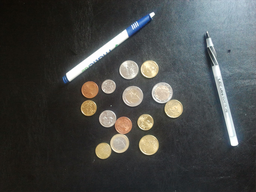
#> input picture ps1_python/input/ps1-input1.png, 256 x 192 px, shrunk from 683 x 512 before the run
$ python ps1_5.py
#> lines starting #> are read from the running program, lines starting #| are printed output that depends on the picture; after the words box and inside, x2 and y2 are one past the last pixel; in counts of white or black regions, pixels touching at a corner belong together
### ps1_python/hough_circles_acc.py
import numpy as np
import cv2
import math
from hough_peaks import *

def hough_circles_acc(img, radius=1):
    r = radius
    theta = 10

    a_max = img.shape[0]
    b_max = img.shape[1]
    H = np.zeros((a_max, b_max), np.uint8)

    for x in range(img.shape[0]):
        for y in range(img.shape[1]):
            val = img[x, y]
            if val > 0:
                for a in range(img.shape[0]):
                    if math.fabs(x-a) < r:
                        temp = math.pow(r, 2) - math.pow((x-a), 2)
                        #print(temp)
                        b = y - math.sqrt(temp)
                        b_int = round(b)
                        if 0 < b_int < img.shape[1]:
                            H[a, int(b_int)] += 1

                        b = y + math.sqrt(temp)
                        b_int = round(b)
                        if 0 < b_int < img.shape[1]:
                            H[a, int(b_int)] += 1

                # [8 lines of commented-out code are left out]

    return H


def find_circles(img_edges, radii = [20, 30]):
    rad = np.arange(radii[0], radii[1]+1, 1)

    peaks = 10
    centers = np.zeros((len(rad) * peaks, 2))
    radius = np.zeros((len(rad) * peaks))
    #print(centers)
    for i in range(len(rad)):
        H = hough_circles_acc(img_edges, rad[i])
        center_temp = hough_peaks(H, peaks)

        #print(center_temp.shape)
        centers[i*peaks: (i+1)*peaks, :] = center_temp
        radius[i*peaks: (i+1)*peaks] = np.full(peaks, rad[i])
    return centers, radius

### ps1_python/hough_peaks.py
import numpy as np
import cv2
import math
def last(n):
    m = 0
    return n[m]

def hough_peaks(H, numpeaks):
    H_max = np.amax(H)

    test = H_max
    #print("number:" + str(test))

    peaks = ([] ,[] )
    while len(peaks[0]) < numpeaks:
        peaks = np.where(H > test)
        #print(len(peaks[0]))
        test = test - 0.5
        #print(peaks)
    #peach = np.zeros(len(peaks[0]))

    peach = [None]*len(peaks[0])
    He = np.zeros(len(peaks[0]))

    for i in range(len(peaks[0])):
        peach[i] = (H[peaks[0][i], peaks[1][i]], peaks[0][i], peaks[1][i])
        #[i] =

    #print('before:', peach)
    #m = 0
    ge = sorted(peach, key=last, reverse=True)

    stuff = np.zeros((numpeaks,2))
    for i in range(numpeaks):
        stuff[i, :] = [ge[i][1], ge[i][2]]

    #print(stuff.shape)

    return stuff

### ps1_python/hough_draw_circles.py
import numpy as np
import cv2
import math

def hough_draw_circles(img, outfile, peaks, radius):
    new_img = img.copy()

    for i in range(len(peaks)):
        a = peaks[i, 0]
        b = peaks[i, 1]
        if type(radius).__module__ == np.__name__:
            r = radius[i]
        else:
            r = radius
        #print(r)

        for x in range(img.shape[0]):
            if math.fabs(x - a) < r:
                temp = math.pow(r, 2) - math.pow((x - a), 2)
                y = b + math.sqrt(temp)
                if 0 < y < img.shape[1]:
                    new_img[x, int(y)] = 250

                y2 = b - math.sqrt(temp)
                if 0 < y2 < img.shape[1]:
                    new_img[x, int(y2)] = 250

    return new_img

### ps1_python/ps1_5.py
#!/usr/bin/env python

import cv2
import numpy as np
from hough_circles_acc import *
from hough_peaks import *
from hough_draw_circles import *

img = cv2.imread('input/ps1-input1.png', 0)
#> img: shape (192, 256); min 10, max 255, mean 72

blur = cv2.GaussianBlur(img, (7, 7), 2)
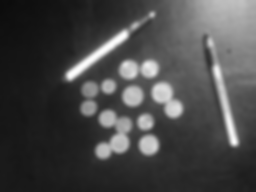
#> blur: shape (192, 256); min 12, max 253, mean 72
cv2.imwrite('output/ps1-5-a-1.png', blur)

edge2 = cv2.Canny(blur, 80, 170)
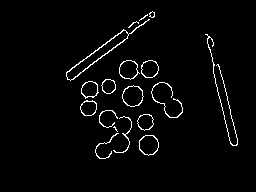
#> edge2: shape (192, 256); 2.8% white in thin lines or dots, all inside (x1, y1, x2, y2) = (66, 11, 238, 159)
cv2.imwrite('output/ps1-5-a-2.png', edge2)

radius = 20
H = hough_circles_acc(edge2, radius)
#> after the loop in hough_circles_acc, `for x in range(img.shape[0]):`:
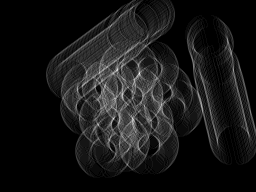
#> H: shape (192, 256); min 0, max 24, mean 2.2; drawn with min black and max white
#print(H)

normalizedImg = np.zeros(H.shape)
H_norm = cv2.normalize(H,  normalizedImg, 0, 255, cv2.NORM_MINMAX)

centers = hough_peaks(H, 10)
#> in hough_peaks, `H_max = np.amax(H)`: H_max = 24
#> the loop in hough_peaks, `while len(peaks[0]) < numpeaks:` made 12 passes
#> (peaks, test) on passes 1 to 12: ((empty array, empty array), 23.5), (([73], [139]), 23), (([73], [139]), 22.5), (([73], [139]), 22), (([73], [139]), 21.5), (([73], [139]), 21), (([73], [139]), 20.5), (([69, 73, 118, 118], [117, 139, 113, 132]), 20), (([69, 73, 118, 118], [117, 139, 113, 132]), 19.5), (([69, 73, 118, 118], [117, 139, 113, 132]), 19), (([69, 73, 118, 118], [117, 139, 113, 132]), 18.5), (10 positions, rows 69 to 119, columns 99 to 139, 18)
#> after the loop in hough_peaks, `while len(peaks[0]) < numpeaks:`: test = 18
#> in hough_peaks, `peach = [None]*len(peaks[0])`: peach = 10 items
#> in hough_peaks, `He = np.zeros(len(peaks[0]))`: He = [0, 0, 0, 0, 0, 0, 0, 0, 0, 0]
#> the loop in hough_peaks, `for i in range(len(peaks[0])):` made 10 passes
#> after the loop in hough_peaks, `for i in range(len(peaks[0])):`: peach = [(21, 69, 117), (19, 70, 116), (19, 70, 117), (19, 72, 99), (19, 72, 139), (24, 73, 139), (19, 94, 122), (21, 118, 113), (21, 118, 132), (19, 119, 133)]
#> in hough_peaks, `ge = sorted(peach, key=last, reverse=True)`: ge = [(24, 73, 139), (21, 69, 117), (21, 118, 113), (21, 118, 132), (19, 70, 116), (19, 70, 117), (19, 72, 99), (19, 72, 139), (19, 94, 122), (19, 119, 133)]
#> after the loop in hough_peaks, `for i in range(numpeaks):`: stuff = [[73, 139], [69, 117], [118, 113], [118, 132], [70, 116], [70, 117], [72, 99], [72, 139], [94, 122], [119, 133]]
#> centers has the same summary as stuff in hough_peaks

#print(centers)

new_img = hough_draw_circles(img, 'output/ps1-5-a-3.png', centers, radius)
#> the loop in hough_draw_circles, `for i in range(len(peaks)):` made 10 passes
#> after the loop in hough_draw_circles, `for i in range(len(peaks)):`:
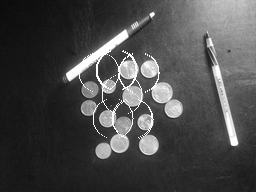
#> new_img: shape (192, 256); min 10, max 255, mean 73.9


x, y = find_circles(edge2, [20, 30])
#> the loop in find_circles, `for i in range(len(rad)):` made 11 passes
#> H_max in hough_peaks on passes 1 to 11: 24, 21, 27, 25, 29, 27, 28, 25, 25, 29, 32
#> pass 3, in find_circles, `H = hough_circles_acc(img_edges, rad[i])`:
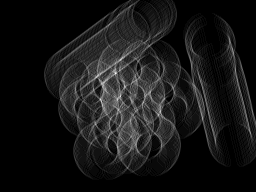
#> H: shape (192, 256); min 0, max 27, mean 2.4; drawn with min black and max white
#> after the loop in find_circles, `for i in range(len(rad)):`:
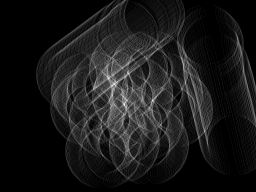
#> H: shape (192, 256); min 0, max 32, mean 3.2; drawn with min black and max white
#> after the loop in find_circles, `for i in range(len(rad)):`: centers = 110 pairs, first value 59 to 119, second value 88 to 197; radius = 110 values from 20 to 30
#> x has the same summary as centers in find_circles; y = 110 values from 20 to 30

print(y[0])
#| 20.0
print(y[12])
#| 21.0
new_img = hough_draw_circles(img, 'output/ps1-5-a-3.png', x, y)
#> call 2 of hough_draw_circles, with outfile = 'output/ps1-5-a-3.png', peaks = array of shape (110, 2), radius = array of shape (110,)
#> the loop in hough_draw_circles (call 2), `for i in range(len(peaks)):` made 110 passes
#> (a, b, r) on passes 1 to 12: (73, 139, 20), (69, 117, 20), (118, 113, 20), (118, 132, 20), (70, 116, 20), (70, 117, 20), (72, 99, 20), (72, 139, 20), (94, 122, 20), (119, 133, 20), (70, 116, 21), (86, 103, 21)
#> after the loop in hough_draw_circles (call 2), `for i in range(len(peaks)):`:
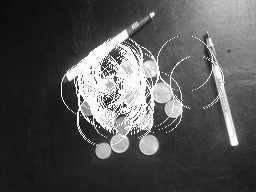
#> new_img: shape (192, 256); min 10, max 255, mean 85.2

#cv2.imshow('Hough Image', H_norm)

cv2.imshow('Drawn Image', new_img)
cv2.waitKey()
